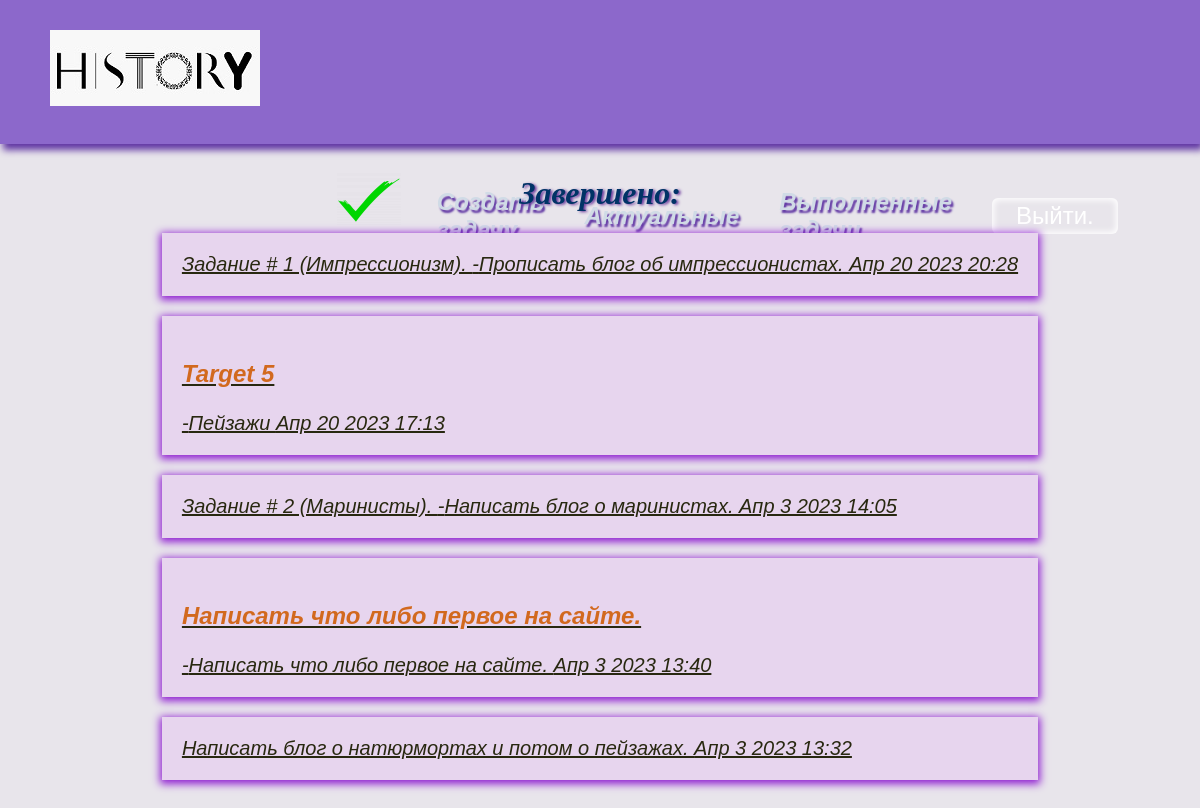
The app's page /completed/ (signed in), older data.
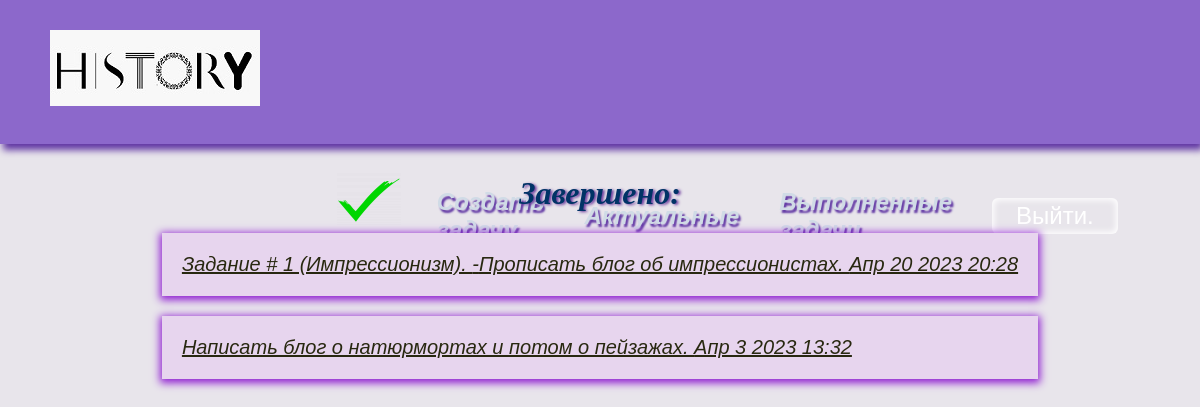
The same page, newer data.
### team/models.py (models this page shows, shortened)
class Team(models.Model):
    title = models.CharField(max_length=100)
    memo = models.TextField(blank=True)
    created = models.DateTimeField(auto_now_add=True)
    date_completed = models.DateTimeField(null=True, blank=True)
    important = models.BooleanField(default = False)
    user = models.ForeignKey(User, on_delete=models.CASCADE)

### team/views.py (the view)
# urls.py: path('completed/', views_team.completedteam, name='completedteam'),
@login_required
def completedteam(request):
    teams = Team.objects.filter(user = request.user,
                                date_completed__isnull=False).order_by('-date_completed')
    return render(request, 'team/completedteam.html', {'teams': teams})

### team/templates/team/completedteam.html
{%  extends 'team/base.html'  %}
{% load static %}
{%  block content  %}
    <h1> Завершено: </h1>
<ul>
    {% for team in teams  %}
    <li class='targets'>
        <a href="{% url 'viewteam' team.id  %}" class = 'target_a'>
        {% if team.important %}
            <p class="imp"> <b> {{ team.title }} </b> </p>
        {% else %}
            {{ team.title }}
        {% endif %}
        {% if team.memo %}
            -{{ team.memo }}
        {% endif %}
            {{ team.date_completed|date:'M j Y H:i' }}
        </a>
    </li>
    {% endfor %}
</ul>
{% endblock %}

Row changes from the older to the newer data that the page shows:
removed Team: title "Target 5", memo "Пейзажи", date_completed "Апр 20 2023 17:13"
removed Team: title "Задание # 2 (Маринисты).", memo "Написать блог о маринистах.", date_completed "Апр 3 2023 14:05"
removed Team: title "Написать что либо первое на сайте.", memo "Написать что либо первое на сайте.", date_completed "Апр 3 2023 13:40"
